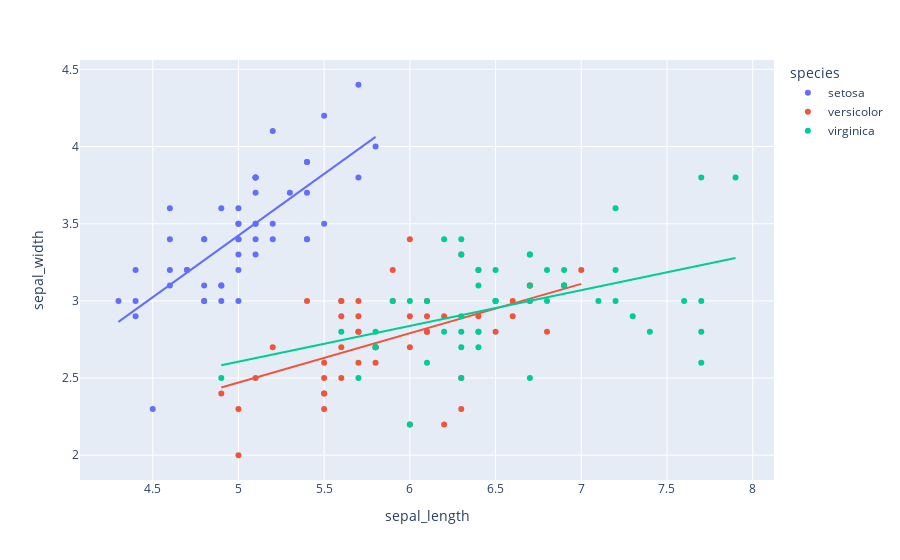

Source (notebook cell):
### Markdown cell above
Returning back to the correlation maxtix, _sepal width_ had an _r_ value of -0.12 with _sepal length_. This was a combined
correlation matix in that all three species were combined so there looks to be a very weak negative correlation between these two variables. 

The _plotly.express_ functationality can be imported to generate an interactive scatter plot with one line for each of the three species. This could be done by filtering out by species with the _pandas_ module, but _px.scatter_ can do this by setting the _color_ argument to 'species'. 

Refer to Plotly.express [Documentation](https://plotly.com/python-api-reference/generated/plotly.express.scatter).

### Code cell
fig = px.scatter(iris_data,x='sepal_length',y='sepal_width',trendline='ols',hover_data=iris_data,color='species')
fig.show()

### Figure 1 — Plotly figure (JSON) as saved in the notebook; plotly's stock layout.template omitted (floating-point values rounded to 4 significant figures; data arrays with more than 128 entries replaced by an {"elided": "..."} marker saying what was removed)
{"data": [{"customdata": {"elided": "50x3 mixed values"}, "hovertemplate": "species=%{customdata[2]}<br>sepal_length=%{x}<br>sepal_width=%{y}<br>petal_length=%{customdata[0]}<br>petal_width=%{customdata[1]}<extra></extra>", "legendgroup": "setosa", "marker": {"color": "#636efa", "symbol": "circle"}, "mode": "markers", "name": "setosa", "orientation": "v", "showlegend": true, "type": "scatter", "x": [5.1, 4.9, 4.7, 4.6, 5, 5.4, 4.6, 5, 4.4, 4.9, 5.4, 4.8, 4.8, 4.3, 5.8, 5.7, 5.4, 5.1, 5.7, 5.1, 5.4, 5.1, 4.6, 5.1, 4.8, 5, 5, 5.2, 5.2, 4.7, 4.8, 5.4, 5.2, 5.5, 4.9, 5, 5.5, 4.9, 4.4, 5.1, 5, 4.5, 4.4, 5, 5.1, 4.8, 5.1, 4.6, 5.3, 5], "xaxis": "x", "y": [3.5, 3, 3.2, 3.1, 3.6, 3.9, 3.4, 3.4, 2.9, 3.1, 3.7, 3.4, 3, 3, 4, 4.4, 3.9, 3.5, 3.8, 3.8, 3.4, 3.7, 3.6, 3.3, 3.4, 3, 3.4, 3.5, 3.4, 3.2, 3.1, 3.4, 4.1, 4.2, 3.1, 3.2, 3.5, 3.6, 3, 3.4, 3.5, 2.3, 3.2, 3.5, 3.8, 3, 3.8, 3.2, 3.7, 3.3], "yaxis": "y"}, {"hovertemplate": "<b>OLS trendline</b><br>sepal_width = 0.798528 * sepal_length + -0.569433<br>R<sup>2</sup>=0.551376<br><br>species=setosa<br>sepal_length=%{x}<br>sepal_width=%{y} <b>(trend)</b><extra></extra>", "legendgroup": "setosa", "marker": {"color": "#636efa", "symbol": "circle"}, "mode": "lines", "name": "setosa", "showlegend": false, "type": "scatter", "x": [4.3, 4.4, 4.4, 4.4, 4.5, 4.6, 4.6, 4.6, 4.6, 4.7, 4.7, 4.8, 4.8, 4.8, 4.8, 4.8, 4.9, 4.9, 4.9, 4.9, 5, 5, 5, 5, 5, 5, 5, 5, 5.1, 5.1, 5.1, 5.1, 5.1, 5.1, 5.1, 5.1, 5.2, 5.2, 5.2, 5.3, 5.4, 5.4, 5.4, 5.4, 5.4, 5.5, 5.5, 5.7, 5.7, 5.8], "xaxis": "x", "y": [2.864, 2.944, 2.944, 2.944, 3.024, 3.104, 3.104, 3.104, 3.104, 3.184, 3.184, 3.264, 3.264, 3.264, 3.264, 3.264, 3.343, 3.343, 3.343, 3.343, 3.423, 3.423, 3.423, 3.423, 3.423, 3.423, 3.423, 3.423, 3.503, 3.503, 3.503, 3.503, 3.503, 3.503, 3.503, 3.503, 3.583, 3.583, 3.583, 3.663, 3.743, 3.743, 3.743, 3.743, 3.743, 3.822, 3.822, 3.982, 3.982, 4.062], "yaxis": "y"}, {"customdata": {"elided": "50x3 mixed values"}, "hovertemplate": "species=%{customdata[2]}<br>sepal_length=%{x}<br>sepal_width=%{y}<br>petal_length=%{customdata[0]}<br>petal_width=%{customdata[1]}<extra></extra>", "legendgroup": "versicolor", "marker": {"color": "#EF553B", "symbol": "circle"}, "mode": "markers", "name": "versicolor", "orientation": "v", "showlegend": true, "type": "scatter", "x": [7, 6.4, 6.9, 5.5, 6.5, 5.7, 6.3, 4.9, 6.6, 5.2, 5, 5.9, 6, 6.1, 5.6, 6.7, 5.6, 5.8, 6.2, 5.6, 5.9, 6.1, 6.3, 6.1, 6.4, 6.6, 6.8, 6.7, 6, 5.7, 5.5, 5.5, 5.8, 6, 5.4, 6, 6.7, 6.3, 5.6, 5.5, 5.5, 6.1, 5.8, 5, 5.6, 5.7, 5.7, 6.2, 5.1, 5.7], "xaxis": "x", "y": [3.2, 3.2, 3.1, 2.3, 2.8, 2.8, 3.3, 2.4, 2.9, 2.7, 2, 3, 2.2, 2.9, 2.9, 3.1, 3, 2.7, 2.2, 2.5, 3.2, 2.8, 2.5, 2.8, 2.9, 3, 2.8, 3, 2.9, 2.6, 2.4, 2.4, 2.7, 2.7, 3, 3.4, 3.1, 2.3, 3, 2.5, 2.6, 3, 2.6, 2.3, 2.7, 3, 2.9, 2.9, 2.5, 2.8], "yaxis": "y"}, {"hovertemplate": "<b>OLS trendline</b><br>sepal_width = 0.319719 * sepal_length + 0.872146<br>R<sup>2</sup>=0.276582<br><br>species=versicolor<br>sepal_length=%{x}<br>sepal_width=%{y} <b>(trend)</b><extra></extra>", "legendgroup": "versicolor", "marker": {"color": "#EF553B", "symbol": "circle"}, "mode": "lines", "name": "versicolor", "showlegend": false, "type": "scatter", "x": [4.9, 5, 5, 5.1, 5.2, 5.4, 5.5, 5.5, 5.5, 5.5, 5.5, 5.6, 5.6, 5.6, 5.6, 5.6, 5.7, 5.7, 5.7, 5.7, 5.7, 5.8, 5.8, 5.8, 5.9, 5.9, 6, 6, 6, 6, 6.1, 6.1, 6.1, 6.1, 6.2, 6.2, 6.3, 6.3, 6.3, 6.4, 6.4, 6.5, 6.6, 6.6, 6.7, 6.7, 6.7, 6.8, 6.9, 7], "xaxis": "x", "y": [2.439, 2.471, 2.471, 2.503, 2.535, 2.599, 2.631, 2.631, 2.631, 2.631, 2.631, 2.663, 2.663, 2.663, 2.663, 2.663, 2.695, 2.695, 2.695, 2.695, 2.695, 2.727, 2.727, 2.727, 2.758, 2.758, 2.79, 2.79, 2.79, 2.79, 2.822, 2.822, 2.822, 2.822, 2.854, 2.854, 2.886, 2.886, 2.886, 2.918, 2.918, 2.95, 2.982, 2.982, 3.014, 3.014, 3.014, 3.046, 3.078, 3.11], "yaxis": "y"}, {"customdata": {"elided": "50x3 mixed values"}, "hovertemplate": "species=%{customdata[2]}<br>sepal_length=%{x}<br>sepal_width=%{y}<br>petal_length=%{customdata[0]}<br>petal_width=%{customdata[1]}<extra></extra>", "legendgroup": "virginica", "marker": {"color": "#00cc96", "symbol": "circle"}, "mode": "markers", "name": "virginica", "orientation": "v", "showlegend": true, "type": "scatter", "x": [6.3, 5.8, 7.1, 6.3, 6.5, 7.6, 4.9, 7.3, 6.7, 7.2, 6.5, 6.4, 6.8, 5.7, 5.8, 6.4, 6.5, 7.7, 7.7, 6, 6.9, 5.6, 7.7, 6.3, 6.7, 7.2, 6.2, 6.1, 6.4, 7.2, 7.4, 7.9, 6.4, 6.3, 6.1, 7.7, 6.3, 6.4, 6, 6.9, 6.7, 6.9, 5.8, 6.8, 6.7, 6.7, 6.3, 6.5, 6.2, 5.9], "xaxis": "x", "y": [3.3, 2.7, 3, 2.9, 3, 3, 2.5, 2.9, 2.5, 3.6, 3.2, 2.7, 3, 2.5, 2.8, 3.2, 3, 3.8, 2.6, 2.2, 3.2, 2.8, 2.8, 2.7, 3.3, 3.2, 2.8, 3, 2.8, 3, 2.8, 3.8, 2.8, 2.8, 2.6, 3, 3.4, 3.1, 3, 3.1, 3.1, 3.1, 2.7, 3.2, 3.3, 3, 2.5, 3, 3.4, 3], "yaxis": "y"}, {"hovertemplate": "<b>OLS trendline</b><br>sepal_width = 0.23189 * sepal_length + 1.44631<br>R<sup>2</sup>=0.209057<br><br>species=virginica<br>sepal_length=%{x}<br>sepal_width=%{y} <b>(trend)</b><extra></extra>", "legendgroup": "virginica", "marker": {"color": "#00cc96", "symbol": "circle"}, "mode": "lines", "name": "virginica", "showlegend": false, "type": "scatter", "x": [4.9, 5.6, 5.7, 5.8, 5.8, 5.8, 5.9, 6, 6, 6.1, 6.1, 6.2, 6.2, 6.3, 6.3, 6.3, 6.3, 6.3, 6.3, 6.4, 6.4, 6.4, 6.4, 6.4, 6.5, 6.5, 6.5, 6.5, 6.7, 6.7, 6.7, 6.7, 6.7, 6.8, 6.8, 6.9, 6.9, 6.9, 7.1, 7.2, 7.2, 7.2, 7.3, 7.4, 7.6, 7.7, 7.7, 7.7, 7.7, 7.9], "xaxis": "x", "y": [2.583, 2.745, 2.768, 2.791, 2.791, 2.791, 2.814, 2.838, 2.838, 2.861, 2.861, 2.884, 2.884, 2.907, 2.907, 2.907, 2.907, 2.907, 2.907, 2.93, 2.93, 2.93, 2.93, 2.93, 2.954, 2.954, 2.954, 2.954, 3.0, 3.0, 3.0, 3.0, 3.0, 3.023, 3.023, 3.046, 3.046, 3.046, 3.093, 3.116, 3.116, 3.116, 3.139, 3.162, 3.209, 3.232, 3.232, 3.232, 3.232, 3.278], "yaxis": "y"}], "layout": {"legend": {"title": {"text": "species"}, "tracegroupgap": 0}, "margin": {"t": 60}, "xaxis": {"anchor": "y", "domain": [0, 1], "title": {"text": "sepal_length"}}, "yaxis": {"anchor": "x", "domain": [0, 1], "title": {"text": "sepal_width"}}}}
